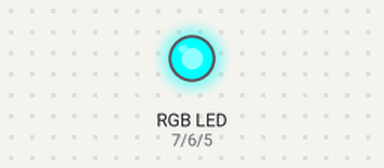
Recording of a sketch running on a simulated Arduino Uno, built with avr-gcc and run on an emulated ATmega328P. Parts: an RGB LED mixed from three pins (HIGH = lit).

Above: at 0.2 s.
At 1.0 s:
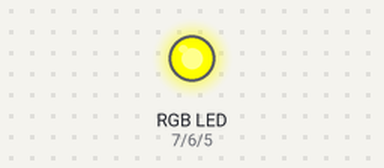
At 1.4 s:
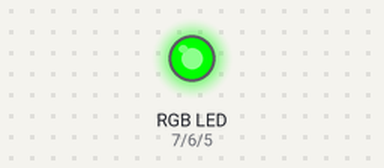
At 1.8 s:
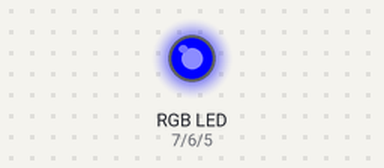
At 3.2 s:
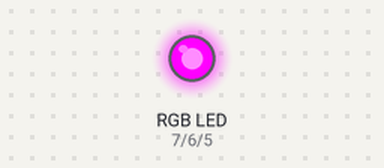
At 4.8 s:
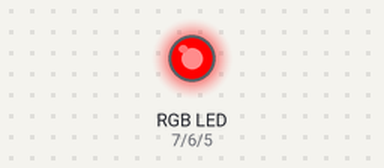
Timing chart, 0 to 6.0 s (numbered marks = the images above):
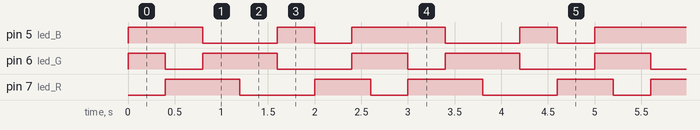

The sketch:

rgb_led.ino.ino
```cpp
int led_R = 7;
int led_G = 6;
int led_B = 5;

void setup() {
  pinMode(led_R, OUTPUT);
  pinMode(led_G, OUTPUT);
  pinMode(led_B, OUTPUT);
  quitLed();

}

void loop() {
  onRed();
  delay(400);
  onGreen();
  delay(400);
  onBlue();
  delay(400);
  onFuchsia();
  delay(400);
  onYellow();
  delay(400);
  onCyan();
  delay(400);
  quitLed();
  delay(200);

}

void onRed() {
  digitalWrite(led_R, LOW);
  digitalWrite(led_G, HIGH);
  digitalWrite(led_B, HIGH);

}

void onGreen() {
  digitalWrite(led_R, HIGH);
  digitalWrite(led_G, LOW);
  digitalWrite(led_B, HIGH);

}

void onBlue() {
  digitalWrite(led_R, HIGH);
  digitalWrite(led_G, HIGH);
  digitalWrite(led_B, LOW);

}

void onFuchsia() {
  digitalWrite(led_R, LOW);
  digitalWrite(led_G, HIGH);
  digitalWrite(led_B, LOW);

}

void onYellow() {
  digitalWrite(led_R, LOW);
  digitalWrite(led_G, LOW);
  digitalWrite(led_B, HIGH);

}

void onCyan() {
  digitalWrite(led_R, HIGH);
  digitalWrite(led_G, LOW);
  digitalWrite(led_B, LOW );

}

void quitLed() {
  digitalWrite(led_R, HIGH);
  digitalWrite(led_G, HIGH);
  digitalWrite(led_B, HIGH);

}
```

Measured:
- by itself, pin 5 (led_B): repeats every 2.6 s: HIGH 0.40 s, LOW 0.40 s, HIGH 1.0 s, LOW 0.80 s
- by itself, pin 6 (led_G): repeats every 2.6 s: HIGH 0.80 s, LOW 0.80 s, HIGH 0.60 s, LOW 0.40 s
- by itself, pin 7 (led_R): repeats every 2.6 s: LOW 0.80 s, HIGH 0.60 s, LOW 0.40 s, HIGH 0.80 s
